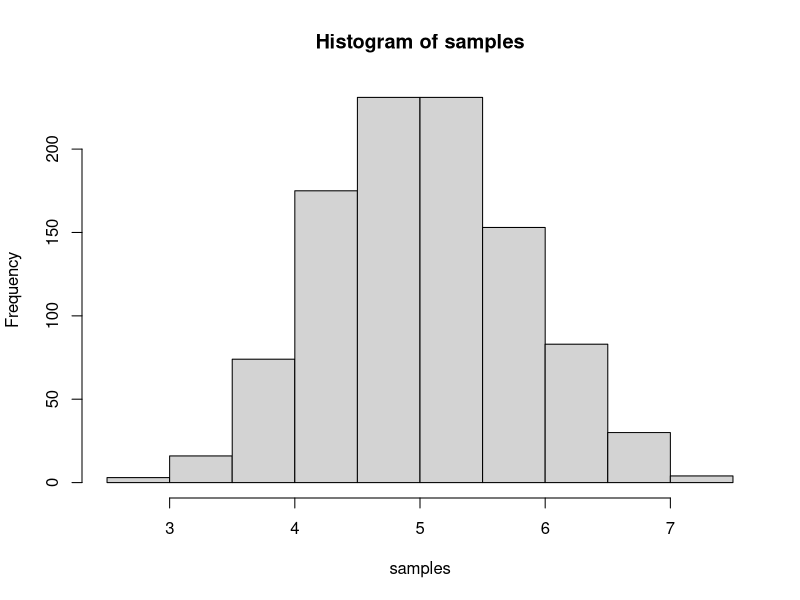

The R script that drew this image: (Note: this script raises an error after producing the figure.)
## ---- chunk 1
lambda = 0.2   # rate for the exponential distribution
nosim=1000     # number of simulations
n = 40         # size of a sample
samples = replicate(nosim, mean(rexp(n, rate=lambda)))  # a vector of 1000 sample means
## ---- chunk 2
mean(samples)  # average of the 1000 sample means
## ---- chunk 3
sd(samples)       # standard error: standard deviation of the sample means
## ---- chunk 4
hist(samples)
xfit<-seq(min(samples),max(samples),length=40) 
yfit<-dnorm(xfit,mean=1/lambda,sd=SE) 
yfit<- yfit*diff(hist(samples)$mids[1:2])*length(samples) 
lines(xfit, yfit, col="black", lwd=2)
## ---- chunk 5
plot(cars)
